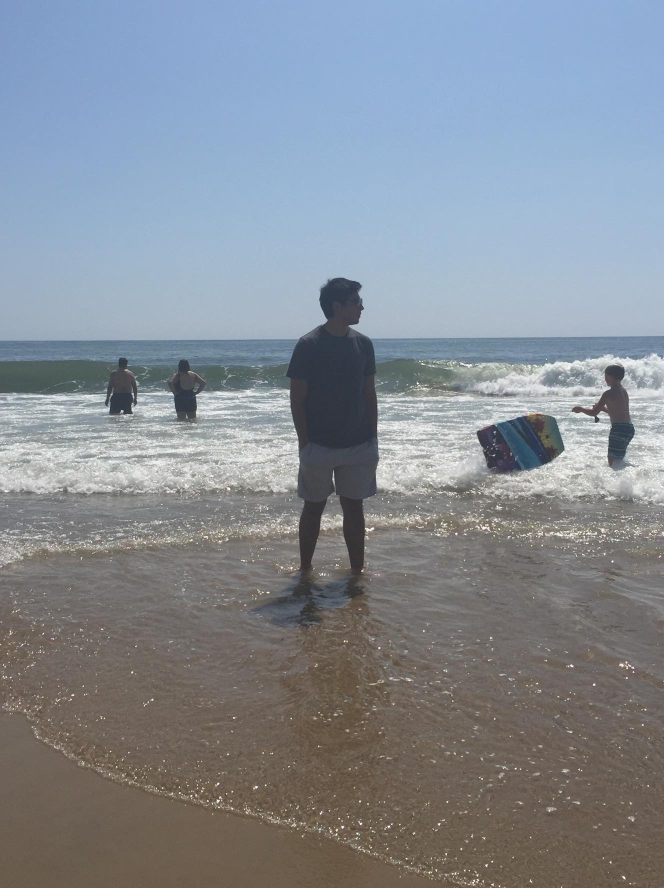
#> input picture unit3/Course_images/test_e.jpg, 1328 x 1776 px, found by its file name (shown at 1/2 size)
$ python example_3_3_peopledetect.py
#> lines starting #> are read from the running program, lines starting #| are printed output that depends on the picture; after the words box and inside, x2 and y2 are one past the last pixel; in counts of white or black regions, pixels touching at a corner belong together
#!/usr/bin/env python

import numpy as np
import cv2

# Lets initialize the HOG descriptor
hog = cv2.HOGDescriptor()

#We set the hog descriptor as a People detector
hog.setSVMDetector(cv2.HOGDescriptor_getDefaultPeopleDetector())

img = cv2.imread('/home/user/catkin_ws/src/unit3/Course_images/test_e.jpg')
#> img is the input picture: shape (1776, 1328, 3); mean B, G, R 148.7, 140.1, 133.1

#The image is pretty big so we will gibve it a resize
imX = 720
imY = 1080
img = cv2.resize(img,(imX,imY))
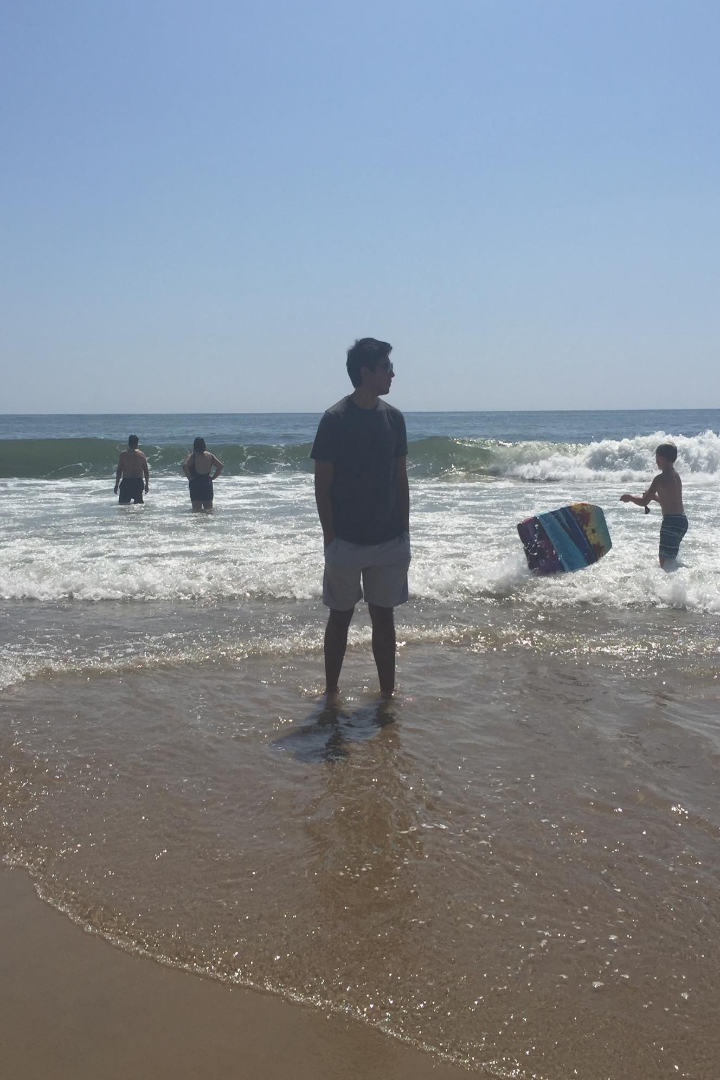
#> img: shape (1080, 720, 3); mean B, G, R 148.6, 140, 133

#We will define de 8x8 blocks in the winStride
boxes, weights = hog.detectMultiScale(img, winStride=(8,8))
#> boxes = [[168, 422, 67, 134], [96, 417, 73, 145], [237, 280, 260, 521]]; weights = [1.26, 1.66, 1.84]
boxes = np.array([[x, y, x + w, y + h] for (x, y, w, h) in boxes])
#> boxes = [[168, 422, 235, 556], [96, 417, 169, 562], [237, 280, 497, 801]]

for (xA, yA, xB, yB) in boxes:

    #Center in X
    medX = xB - xA
    xC = int(xA+(medX/2))

    #Center in Y
    medY = yB - yA
    yC = int(yA+(medY/2))

    #Draw a circle in the center of the box
    cv2.circle(img,(xC,yC), 1, (0,255,255), -1)

    # display the detected boxes in the original picture
    cv2.rectangle(img, (xA, yA), (xB, yB),
                        (255, 255, 0), 2)
#> this loop made 3 passes
#> (xA, yA, xB, yB, medX, xC, medY, yC) on passes 1 to 3: (168, 422, 235, 556, 67, 201, 134, 489), (96, 417, 169, 562, 73, 132, 145, 489), (237, 280, 497, 801, 260, 367, 521, 540)
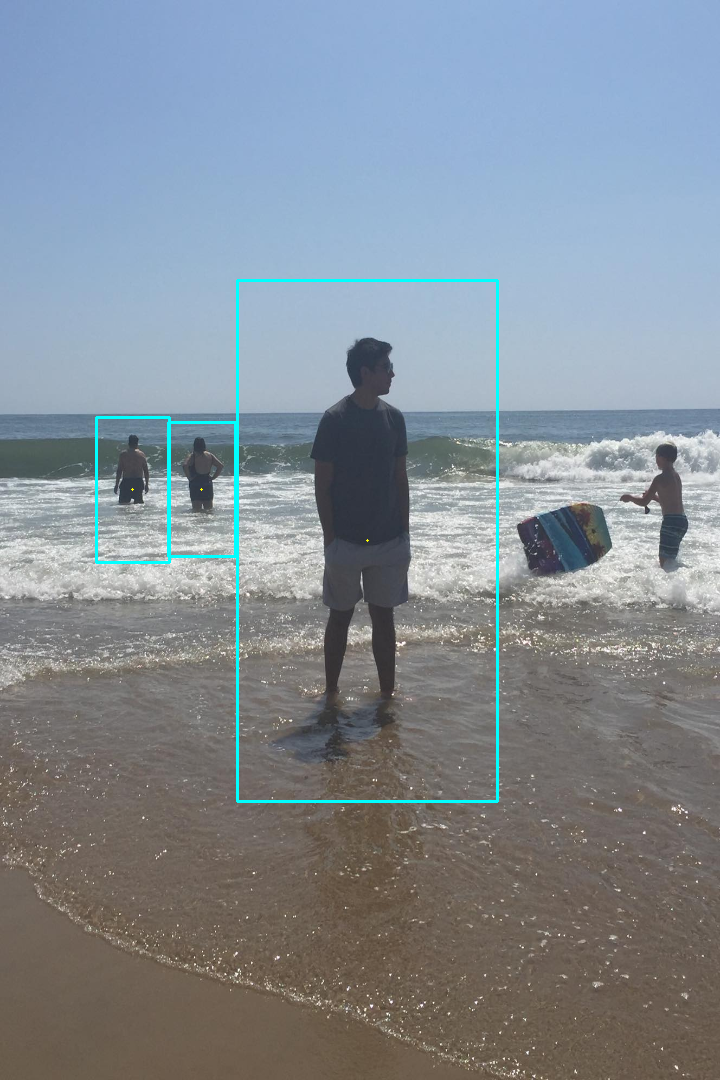
#> img: shape (1080, 720, 3); 0.87% of pixels changed, all inside (x1, y1, x2, y2) = (95, 279, 499, 803)

cv2.imshow('frame_2',img)
cv2.waitKey(0)
cv2.destroyAllWindows()

$ run again, with unit3/Course_images/chris.jpg copied over unit3/Course_images/test_e.jpg
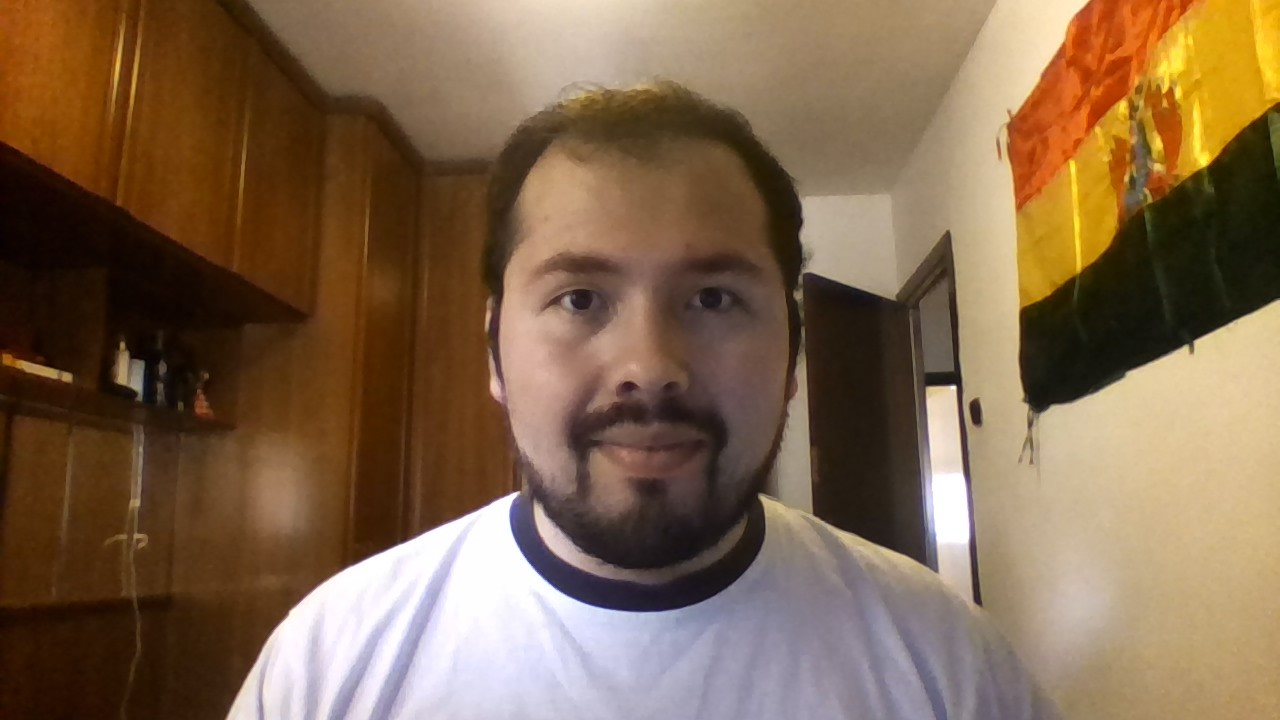
#> input picture unit3/Course_images/chris.jpg, 1280 x 720 px, found by its file name
#> img is the input picture: shape (720, 1280, 3); mean B, G, R 76.4, 102.6, 128.9
#> `img = cv2.resize(img,(imX,imY))`:
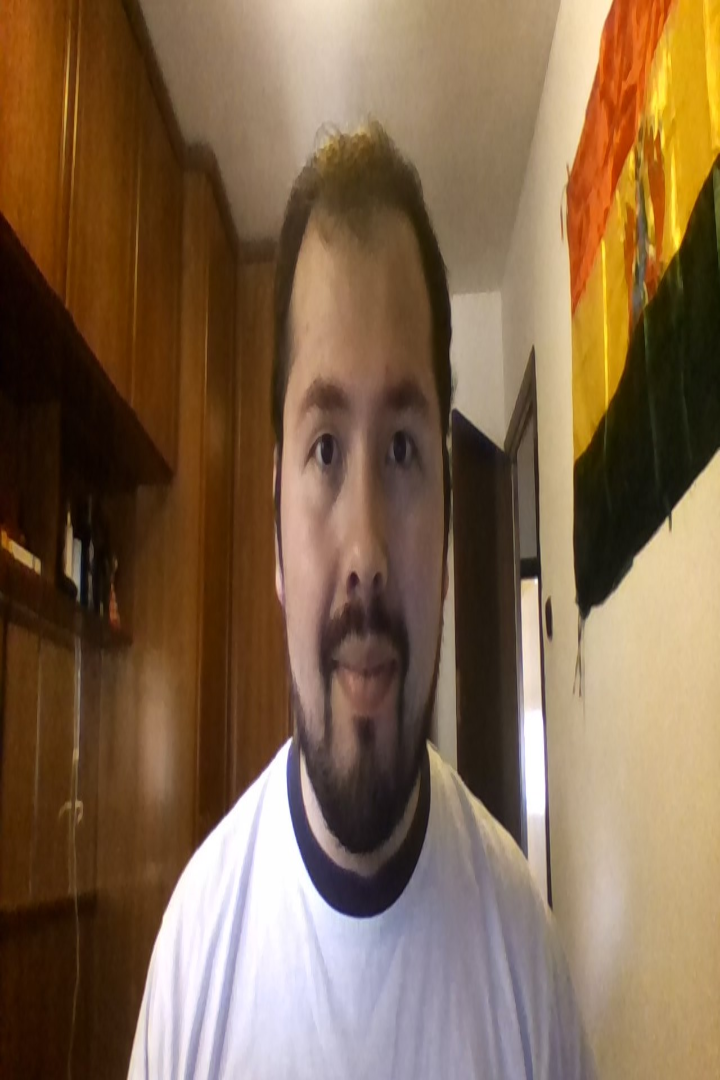
#> img: shape (1080, 720, 3); mean B, G, R 76.4, 102.5, 128.8
#> `boxes, weights = hog.detectMultiScale(img, winStride=(8,8))`: boxes = ()
#> `boxes = np.array([[x, y, x + w, y + h] for (x, y, w, h) in boxes])`: boxes = empty array

$ run again, with unit3/Course_images/face.jpg copied over unit3/Course_images/test_e.jpg
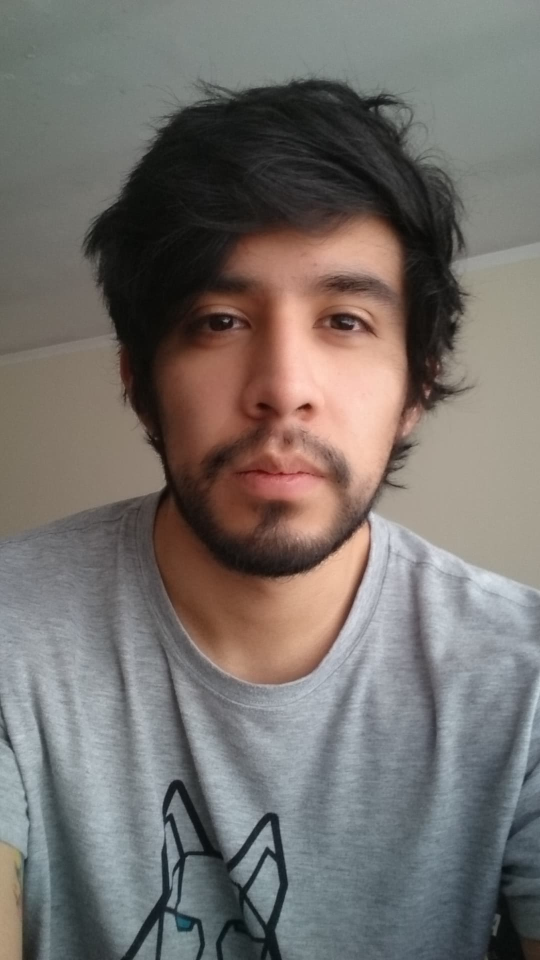
#> input picture unit3/Course_images/face.jpg, 1080 x 1920 px, found by its file name (shown at 1/2 size)
#> img is the input picture: shape (1920, 1080, 3); mean B, G, R 108.3, 112.2, 117.1
#> `img = cv2.resize(img,(imX,imY))`:
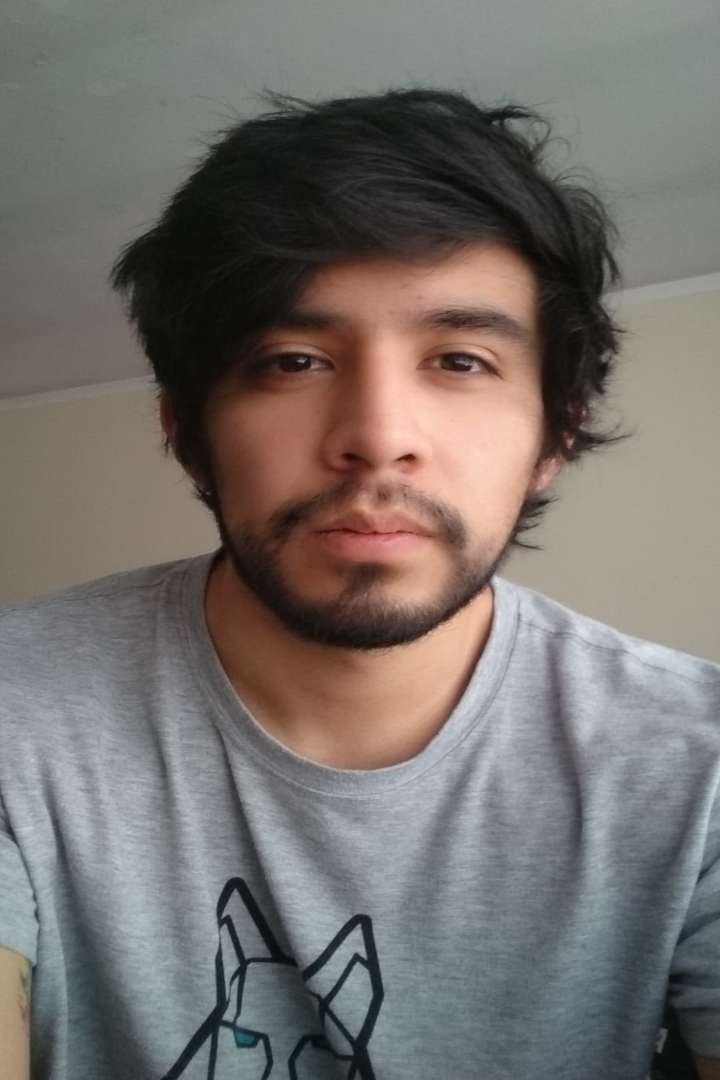
#> img: shape (1080, 720, 3); mean B, G, R 108.2, 112.1, 117.1
#> `boxes, weights = hog.detectMultiScale(img, winStride=(8,8))`: boxes = [[480, 422, 71, 142], [200, 850, 74, 147], [460, 90, 217, 434]]; weights = [0.427, 0.761, 0.232]
#> `boxes = np.array([[x, y, x + w, y + h] for (x, y, w, h) in boxes])`: boxes = [[480, 422, 551, 564], [200, 850, 274, 997], [460, 90, 677, 524]]
#> the loop `for (xA, yA, xB, yB) in boxes:` made 3 passes
#> (xA, yA, xB, yB, medX, xC, medY, yC) on passes 1 to 3: (480, 422, 551, 564, 71, 515, 142, 493), (200, 850, 274, 997, 74, 237, 147, 923), (460, 90, 677, 524, 217, 568, 434, 307)
#> after the loop `for (xA, yA, xB, yB) in boxes:`:
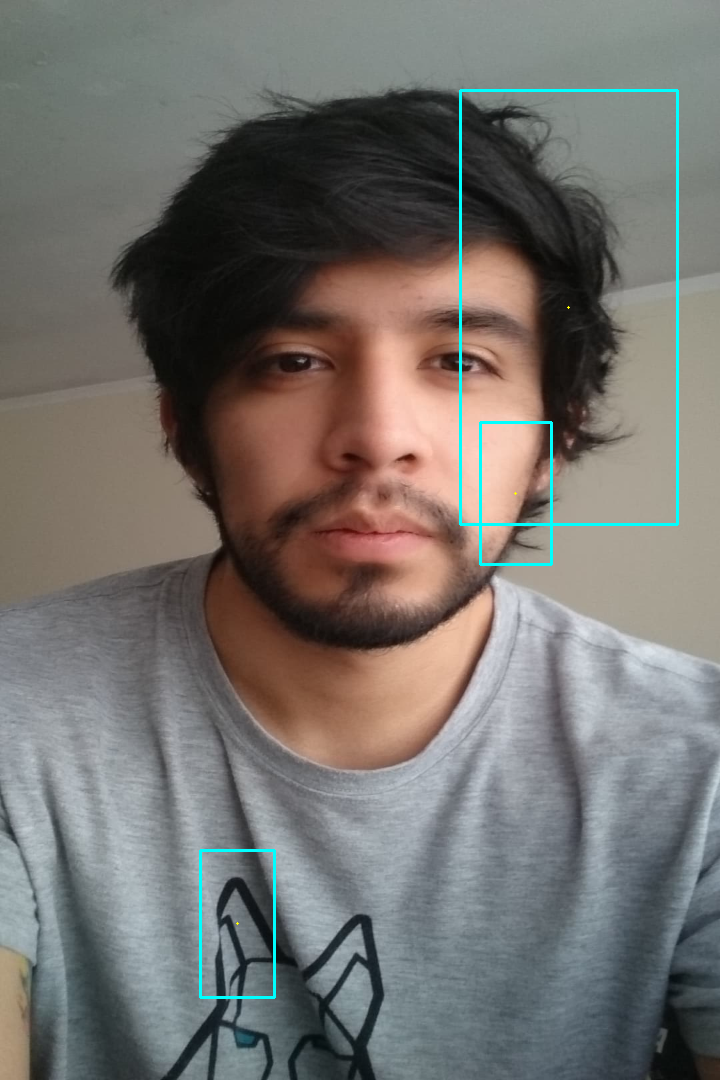
#> img: shape (1080, 720, 3); 0.84% of pixels changed, all inside (x1, y1, x2, y2) = (199, 89, 679, 999)

$ run again, with unit3/Course_images/gilb.jpg copied over unit3/Course_images/test_e.jpg
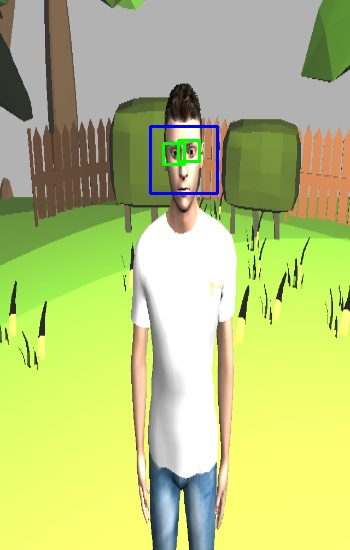
#> input picture unit3/Course_images/gilb.jpg, 350 x 550 px, found by its file name
#> img is the input picture: shape (550, 350, 3); mean B, G, R 124.5, 197.7, 185.4
#> `img = cv2.resize(img,(imX,imY))`:
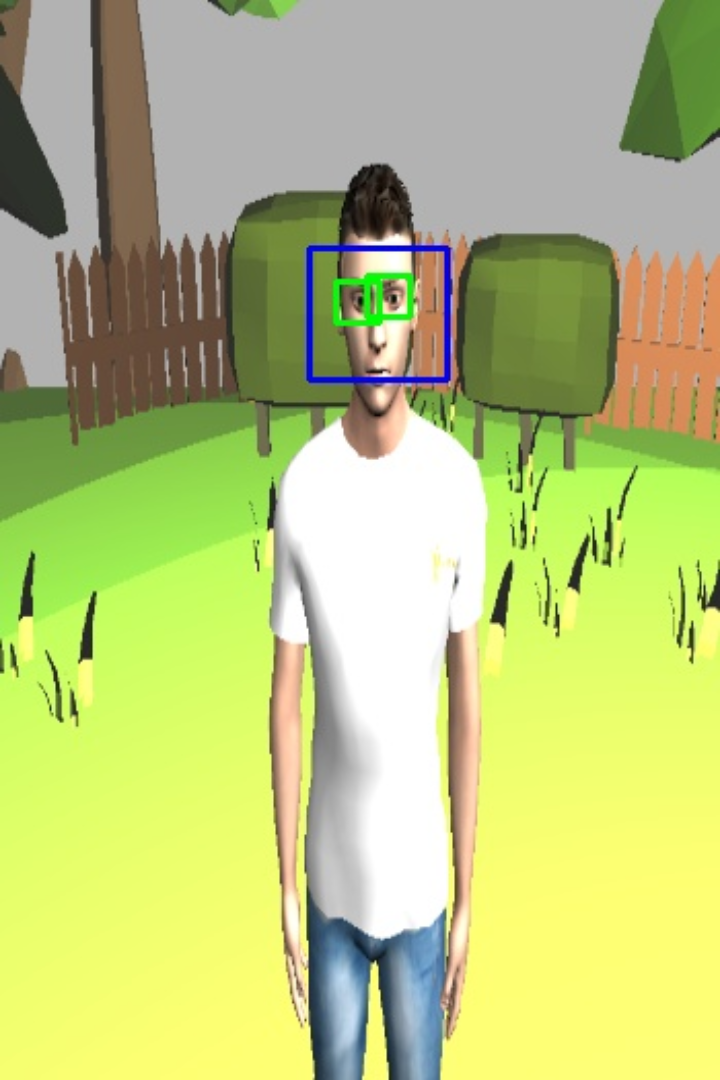
#> img: shape (1080, 720, 3); mean B, G, R 124.5, 197.7, 185.3
#> `boxes, weights = hog.detectMultiScale(img, winStride=(8,8))`: boxes = [[22, 565, 95, 190], [500, 410, 136, 271], [205, 313, 287, 573]]; weights = [0.832, 1.11, 1.98]
#> `boxes = np.array([[x, y, x + w, y + h] for (x, y, w, h) in boxes])`: boxes = [[22, 565, 117, 755], [500, 410, 636, 681], [205, 313, 492, 886]]
#> the loop `for (xA, yA, xB, yB) in boxes:` made 3 passes
#> (xA, yA, xB, yB, medX, xC, medY, yC) on passes 1 to 3: (22, 565, 117, 755, 95, 69, 190, 660), (500, 410, 636, 681, 136, 568, 271, 545), (205, 313, 492, 886, 287, 348, 573, 599)
#> after the loop `for (xA, yA, xB, yB) in boxes:`:
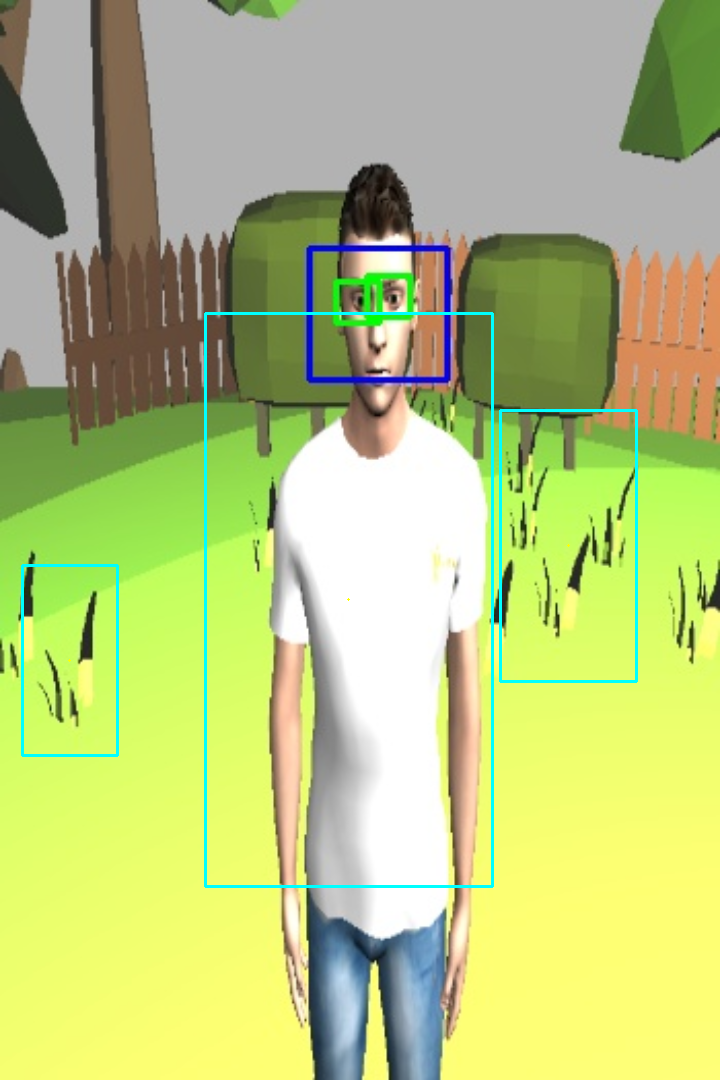
#> img: shape (1080, 720, 3); 1.2% of pixels changed, all inside (x1, y1, x2, y2) = (21, 312, 638, 888)
